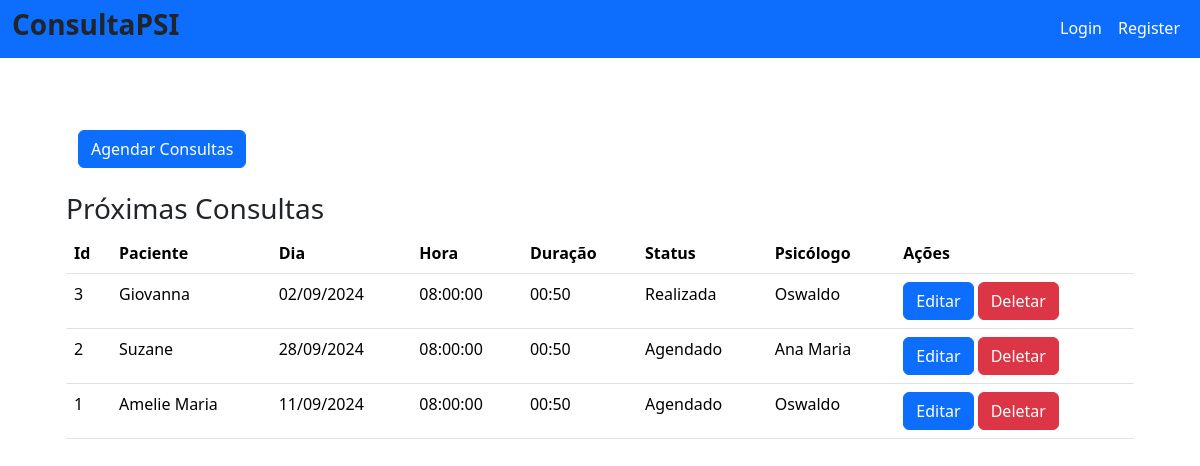
The page /consultas/recovery on the database its author committed.
### database/models/paciente_model.py (models this page shows, shortened)
class Paciente(db.Model):
    __tablename__ = 'paciente'
    id = db.Column(db.Integer, primary_key=True, autoincrement=True)
    nome = db.Column(db.String(50), nullable=False)
    sobrenome = db.Column(db.String(150), nullable=False)
    cpf = db.Column(db.String(11), nullable=False, unique=True)
    nascimento = db.Column(db.Date, nullable=False)
    genero = db.Column(db.String(30), nullable=False)
    email = db.Column(db.String(50), nullable=False, unique=True)
    ocupacao = db.Column(db.String(50), nullable=False)
    cep = db.Column(db.String(8), nullable=False)
    endereco = db.Column(db.String(150), nullable=False)
    endereco_complemento = db.Column(db.String(150), nullable=False)
    fone = db.Column(db.String(15), nullable=False)
    datainicio = db.Column(db.Date, nullable=False)
    convenios_id = db.Column(db.Integer, db.ForeignKey('convenio.id'), nullable=True)

### database/models/consulta_model.py (models this page shows, shortened)
class Consulta(db.Model):
    __tablename__ = 'consulta'
    id = db.Column(db.Integer, primary_key=True, autoincrement=True)
    data_marcacao = db.Column('data_marcacao', db.String(50), nullable=False)
    data_consulta = db.Column('data_consulta', db.Date, nullable=False)
    hora_consulta = db.Column('hora_consulta', db.Time, nullable=False)
    duracao = db.Column('duracao', db.String(8), nullable=False, default="00:50:00")
    consulta_status_id = db.Column('consulta_status_id', db.Integer, db.ForeignKey('status_consulta.id'), nullable=False)
    convenios_id = db.Column('convenios_id', db.Integer, db.ForeignKey('convenio.id'), nullable=False)
    id_paciente = db.Column('id_paciente', db.Integer, db.ForeignKey('paciente.id'), nullable=False)
    psi_id = db.Column('psi_id', db.Integer, db.ForeignKey('user.id'), nullable=False)
    paciente = db.relationship('Paciente', backref='consultas')
    convenio = db.relationship('Convenio', backref='consultas')
    psi = db.relationship('User', backref='consultas')
    status = db.relationship('StatusConsulta', backref='consultas')
    transcricao = db.relationship('Transcricao', uselist=False, backref='consulta')

### database/models/status_consulta_model.py (models this page shows, shortened)
class StatusConsulta(db.Model):
    __tablename__ = 'status_consulta'
    id = db.Column(db.Integer, primary_key=True, autoincrement=True)
    status = db.Column(db.String(50), nullable=False)

### database/models/user_model.py (models this page shows, shortened)
class User(db.Model, UserMixin):
    __tablename__ = "user"
    id = db.Column('id', db.Integer, primary_key=True)
    nome = db.Column('nome', db.String(150))
    sobrenome = db.Column('sobrenome', db.String(150))
    crp = db.Column('crp', db.String(20))
    abordagem = db.Column('abordagem', db.String(50))
    email = db.Column('email', db.String(50), unique=True)
    telefone = db.Column('telefone', db.String(15), unique=True, nullable=False)
    login = db.Column('login', db.String(50), unique=True, nullable=False)
    senha = db.Column('senha', db.String(550), nullable=False)
    tipo = db.Column('tipo', db.String(25), nullable=False, default="none")

### routes/consultas.py (the view)
@blueprint_consultas.route('/recovery')
def recovery():
    consultas, error = ConsultaService.get_all_consultas()
    if error:
        flash(error)
        return render_template('consulta_recovery.html', consulta=[])
    consultas_dados = []
    for consulta in consultas:
        paciente = consulta.paciente
        status = consulta.status
        psi = consulta.psi
        consultas_dados.append({
            'id': consulta.id,
            'data_consulta': consulta.data_consulta,
            'hora_consulta': consulta.hora_consulta,
            'duracao': consulta.duracao,
            'status': status.status,
            'paciente_nome': paciente.nome,
            'psi_nome': psi.nome
        })
    return render_template('consulta_recovery.html', consulta=consultas_dados)

### service/consulta_service.py (called while the page is built)
    @staticmethod
    def get_all_consultas():
        try:
            consultas = Consulta.query.order_by(desc(Consulta.id)).all()
            return consultas, None
        except Exception as e:
            return None, str(e)

### templates/consulta_recovery.html
{% extends 'base.html' %}
{% block conteudo %}
<div class="container">
  <div class="container">
    <br>
    <div class="container">
      <a type="button" class="btn btn-primary" href="/consultas/create">Agendar Consultas</a>
    </div>
    <br>
    <h3>Próximas Consultas</h3>
    <table class="table">
      <thead>
        <tr>
          <th scope="col">Id</th>
          <th scope="col">Paciente</th>
          <th scope="col">Dia</th>
          <th scope="col">Hora</th>
          <th scope="col">Duração</th>
          <th scope="col">Status</th>
          <th scope="col">Psicólogo</th>
          <th scope="col">Ações</th>
        </tr>
      </thead>
      <tbody>
        {% for consulta in consulta %}
        <tr>
          <td>{{ consulta.id }}</td>
          <td>{{ consulta.paciente_nome }}</td>
          <td>{{ consulta.data_consulta.strftime('%d/%m/%Y') }}</td>
          <td>{{ consulta.hora_consulta }}</td>
          <td>{{ consulta.duracao }}</td>
          <td>{{ consulta.status }}</td>
          <td>{{ consulta.psi_nome }}</td>
          <td>
            <a type="button" class="btn btn-primary" href="/consultas/update/{{ consulta.id }}">Editar</a>
            <a type="button" class="btn btn-danger" href="/consultas/delete/{{ consulta.id }}">Deletar</a>
          </td>
        </tr>
        {% endfor %}
      </tbody>
    </table>
  </div>
{% endblock %}

### rows shown on the page
Paciente: paciente_nome "Giovanna"
Consulta: data_consulta "02/09/2024", hora_consulta "08:00:00", duracao "00:50"
StatusConsulta: status "Realizada"
User: psi_nome "Oswaldo" "Oswaldo"
Paciente: paciente_nome "Suzane"
Consulta: data_consulta "28/09/2024", hora_consulta "08:00:00", duracao "00:50"
StatusConsulta: status "Agendado" "Agendado"
User: psi_nome "Ana Maria"
Paciente: paciente_nome "Amelie Maria"
Consulta: data_consulta "11/09/2024", hora_consulta "08:00:00", duracao "00:50"

### other values the page prints
{{ consulta.id }} "3" "2" "1"
